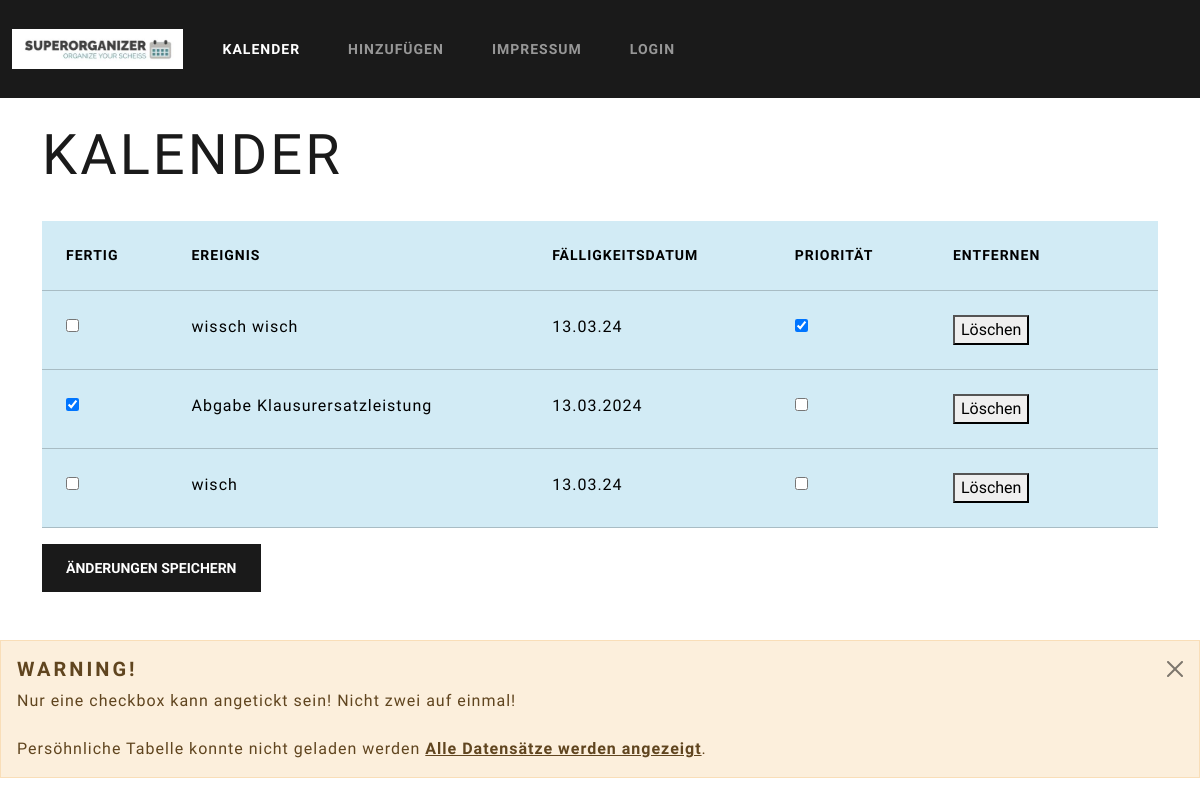
Before: / with the older database file.
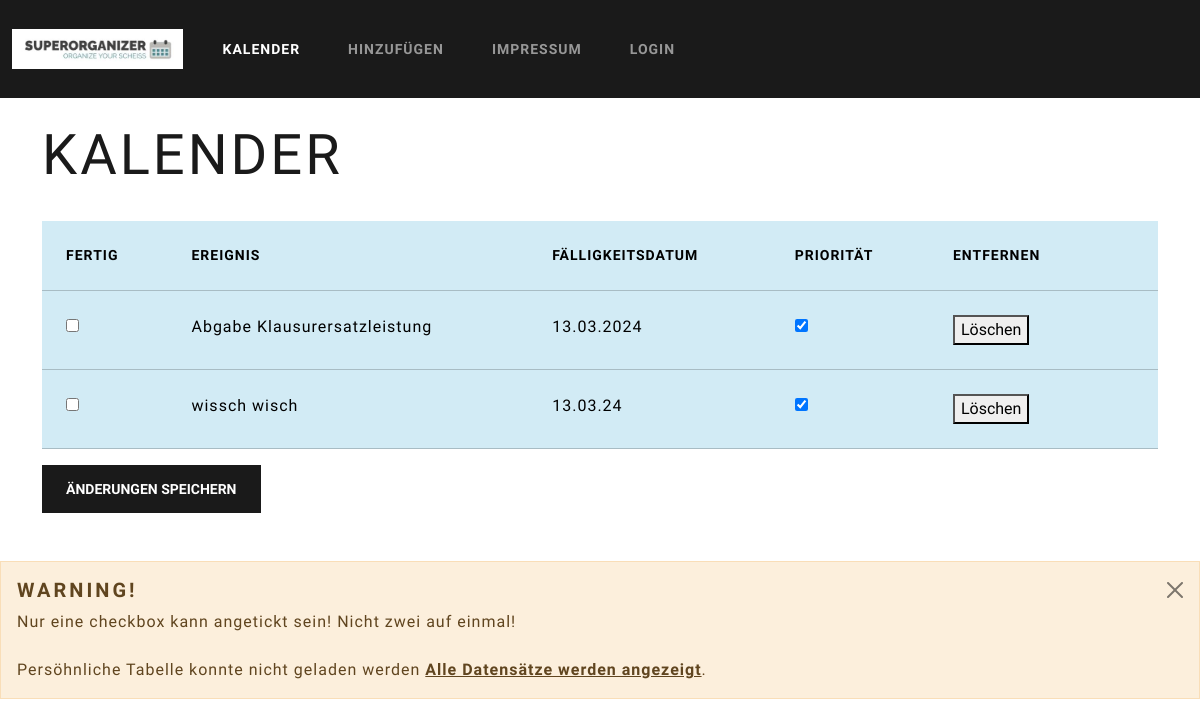
After: the same page with the newer database file.
### tables this page shows
CREATE TABLE "kalender" (
	"iD"	INTEGER UNIQUE,
	"Ereignis"	TEXT,
	"Beschreibung"	TEXT,
	"Priorisiert"	INTEGER,
	"Fertig"	INTEGER,
	"Datum"	TEXT,
	PRIMARY KEY("iD" AUTOINCREMENT)
);

### app.py (the view)
@app.route('/',methods=['POST','GET'])
def index():
    if request.method == 'POST':
         prio=request.form['priorisiert']
    data = get_data()
    return render_template('main.html', data = data)

### app.py (called while the page is built)
def get_data():
    conn = connect_db()
    cursor = conn.cursor()
    cursor.execute("SELECT * FROM kalender ORDER BY priorisiert DESC")
    data = cursor.fetchall()
    conn.close()
    return data

def connect_db():
    return sqlite3.connect('database.db')

### templates/main.html (shortened to what this page needs)
<!DOCTYPE html>
<html>
    <head>
        <link rel="stylesheet" href="{{ url_for('static', filename= 'css/bootstrap.css') }}">
    </head>
<body>
    <nav class="navbar navbar-expand-lg bg-primary" data-bs-theme="dark">
        <div class="container-fluid">
          <a class="navbar-brand" href="#">
                <img src="static/images/Logo.png" alt="Logo" style="height: 40px;">
          </a>
          <div class="collapse navbar-collapse" id="navbarColor01">
            <ul class="navbar-nav me-auto">
              <li class="nav-item">
                <a class="nav-link active" href="#">Kalender
                </a>
              </li>
              <li class="nav-item">
                <a class="nav-link" href="hinzufügen">Hinzufügen</a>
              </li>
              <li class="nav-item">
                <a class="nav-link" href="/about">Impressum</a>
              </li>
              <li class="nav-item">
                <a class="nav-link" href="/login">Login</a>
              </li>
            </ul>
          </div>
        </div>
    </nav>
    <br>
    <div class="container">
        <h1 class="display-4">Kalender</h1>
        <br>
        <form action="/submit1" method="post">
            <table class='table table-info'>
                <thead class="thead-dark">
                    <tr>
                        <th>Fertig</th>
                        <th>Ereignis</th>
                        <th>Fälligkeitsdatum</th>
                        <th>Priorität</th>
                        <th>Entfernen</th>
                        <th> </th>
                    </tr>
                </thead>
                <tbody>
                    {% for row in data %}
                    <tr>
                        <td>
                            <input type="checkbox" name="fertig-{{ row[0] }}" value="1" {% if row[4] == 1 %} checked {% endif %}>
                        </td>
                        <td>{{ row[1] }}</td>
                        <td>{{ row[5] }}</td>
                        <td>
                            <input type="checkbox" name="priorisiert-{{ row[0] }}" value="1" {% if row[3] == 1 %} checked {% endif %}>
                        </td>
                        <td>
                          <form action="/delete" method="post">
                              <button type="submit" onclick="return confirm('Bist du dir sicher, dass du den Eintrag Löschen mochtest?');">Löschen</button>
                          </form>
                        </td>
                        <td>
                        </td>
                    </form>
                    </tr>
                    {% endfor %}
        <button type="submit" class="btn btn-primary">Änderungen speichern</button>
    </div>
    <br><br>
    <div class="alert alert-dismissible alert-warning">
        <button type="button" class="btn-close" data-bs-dismiss="alert"></button>
        <h4 class="alert-heading">Warning!</h4>
        <p class="mb-0">Nur eine checkbox kann angetickt sein! Nicht zwei auf einmal!<br><br>Persöhnliche Tabelle konnte nicht geladen werden <a href="#" class="alert-link">Alle Datensätze werden angezeigt</a>.</p>
      </div>
</body>
</html>

Changed rows visible on the page:
removed kalender: Ereignis "wisch", Datum "13.03.24"
changed kalender "Abgabe Klausurersatzleistung": Fertig "☑" → "☐"; Priorisiert "☐" → "☑"; moves up the list
